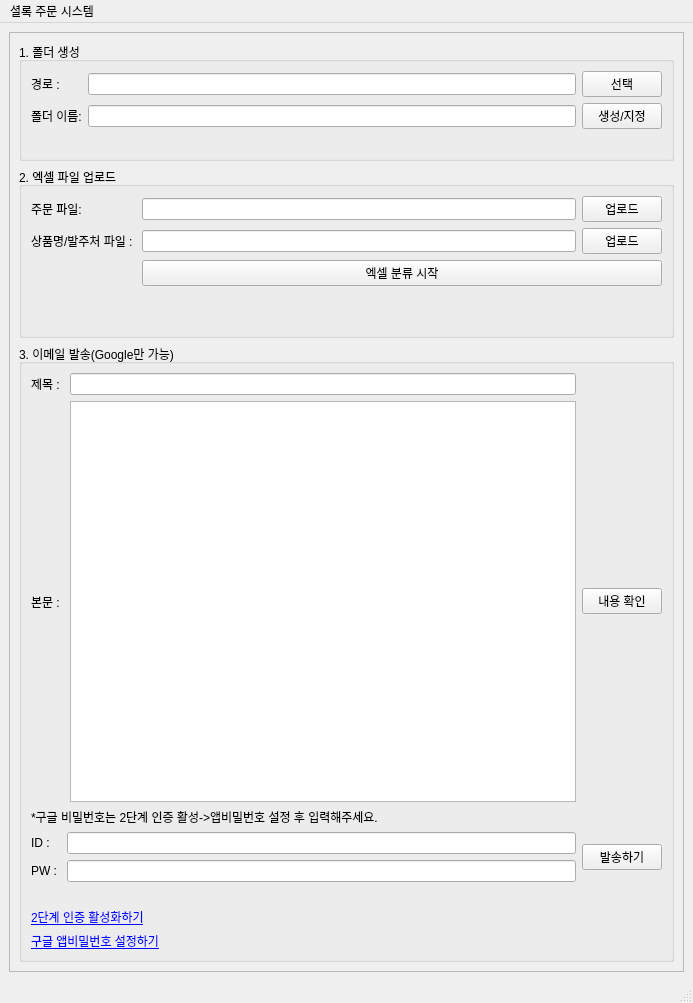
<?xml version="1.0" encoding="UTF-8"?>
<ui version="4.0">
 <class>MainWindow</class>
 <widget class="QMainWindow" name="MainWindow">
  <property name="geometry">
   <rect>
    <x>0</x>
    <y>0</y>
    <width>693</width>
    <height>1003</height>
   </rect>
  </property>
  <property name="windowTitle">
   <string>MainWindow</string>
  </property>
  <widget class="QWidget" name="centralwidget">
   <layout class="QHBoxLayout" name="horizontalLayout">
    <item>
     <widget class="QScrollArea" name="scrollArea">
      <property name="widgetResizable">
       <bool>true</bool>
      </property>
      <widget class="QWidget" name="scrollAreaWidgetContents">
       <property name="geometry">
        <rect>
         <x>0</x>
         <y>0</y>
         <width>665</width>
         <height>914</height>
        </rect>
       </property>
       <layout class="QVBoxLayout" name="verticalLayout_4">
        <item>
         <widget class="QGroupBox" name="groupBox">
          <property name="minimumSize">
           <size>
            <width>631</width>
            <height>0</height>
           </size>
          </property>
          <property name="title">
           <string>1. 폴더 생성</string>
          </property>
          <layout class="QVBoxLayout" name="verticalLayout_2">
           <item>
            <layout class="QGridLayout" name="gridLayout">
             <item row="0" column="1">
              <widget class="QLineEdit" name="lineEdit"/>
             </item>
             <item row="1" column="0">
              <widget class="QLabel" name="label_6">
               <property name="text">
                <string>폴더 이름:</string>
               </property>
              </widget>
             </item>
             <item row="0" column="0">
              <widget class="QLabel" name="label_5">
               <property name="text">
                <string>경로 : </string>
               </property>
              </widget>
             </item>
             <item row="1" column="1">
              <widget class="QLineEdit" name="lineEdit_2"/>
             </item>
             <item row="0" column="2">
              <widget class="QPushButton" name="pushButton">
               <property name="text">
                <string>선택</string>
               </property>
              </widget>
             </item>
             <item row="1" column="2">
              <widget class="QPushButton" name="pushButton_2">
               <property name="text">
                <string>생성/지정</string>
               </property>
              </widget>
             </item>
             <item row="2" column="0" colspan="3">
              <widget class="QLabel" name="label">
               <property name="text">
                <string/>
               </property>
              </widget>
             </item>
            </layout>
           </item>
          </layout>
         </widget>
        </item>
        <item>
         <widget class="QGroupBox" name="groupBox_2">
          <property name="title">
           <string>2. 엑셀 파일 업로드</string>
          </property>
          <layout class="QVBoxLayout" name="verticalLayout_3">
           <item>
            <layout class="QGridLayout" name="gridLayout_2">
             <item row="0" column="2">
              <widget class="QPushButton" name="pushButton_3">
               <property name="text">
                <string>업로드</string>
               </property>
              </widget>
             </item>
             <item row="1" column="2">
              <widget class="QPushButton" name="pushButton_4">
               <property name="text">
                <string>업로드</string>
               </property>
              </widget>
             </item>
             <item row="1" column="0">
              <widget class="QLabel" name="label_8">
               <property name="text">
                <string>상품명/발주처 파일 : </string>
               </property>
              </widget>
             </item>
             <item row="0" column="0">
              <widget class="QLabel" name="label_7">
               <property name="text">
                <string>주문 파일:</string>
               </property>
              </widget>
             </item>
             <item row="0" column="1">
              <widget class="QLineEdit" name="lineEdit_3"/>
             </item>
             <item row="1" column="1">
              <widget class="QLineEdit" name="lineEdit_4"/>
             </item>
             <item row="4" column="0" colspan="3">
              <widget class="QLabel" name="label_3">
               <property name="text">
                <string/>
               </property>
              </widget>
             </item>
             <item row="3" column="0" colspan="3">
              <widget class="QLabel" name="label_2">
               <property name="text">
                <string/>
               </property>
              </widget>
             </item>
             <item row="2" column="1" colspan="2">
              <widget class="QPushButton" name="pushButton_5">
               <property name="text">
                <string>엑셀 분류 시작</string>
               </property>
              </widget>
             </item>
            </layout>
           </item>
          </layout>
         </widget>
        </item>
        <item>
         <widget class="QGroupBox" name="groupBox_3">
          <property name="title">
           <string>3. 이메일 발송(Google만 가능)</string>
          </property>
          <layout class="QVBoxLayout" name="verticalLayout">
           <item>
            <layout class="QGridLayout" name="gridLayout_3">
             <item row="0" column="1">
              <widget class="QLineEdit" name="lineEdit_6"/>
             </item>
             <item row="0" column="0">
              <widget class="QLabel" name="label_10">
               <property name="text">
                <string>제목 : </string>
               </property>
              </widget>
             </item>
             <item row="1" column="2">
              <widget class="QPushButton" name="pushButton_6">
               <property name="text">
                <string>내용 확인</string>
               </property>
              </widget>
             </item>
             <item row="1" column="1">
              <widget class="QTextEdit" name="textEdit"/>
             </item>
             <item row="1" column="0">
              <widget class="QLabel" name="label_9">
               <property name="text">
                <string>본문 : </string>
               </property>
              </widget>
             </item>
            </layout>
           </item>
           <item>
            <widget class="QLabel" name="label_13">
             <property name="text">
              <string>*구글 비밀번호는 2단계 인증 활성-&gt;앱비밀번호 설정 후 입력해주세요.</string>
             </property>
            </widget>
           </item>
           <item>
            <layout class="QGridLayout" name="gridLayout_4">
             <item row="0" column="0">
              <widget class="QLabel" name="label_11">
               <property name="text">
                <string>ID : </string>
               </property>
              </widget>
             </item>
             <item row="1" column="0">
              <widget class="QLabel" name="label_12">
               <property name="text">
                <string>PW : </string>
               </property>
              </widget>
             </item>
             <item row="0" column="2" rowspan="2">
              <widget class="QPushButton" name="pushButton_8">
               <property name="text">
                <string>발송하기</string>
               </property>
              </widget>
             </item>
             <item row="0" column="1">
              <widget class="QLineEdit" name="lineEdit_8">
               <property name="text">
                <string/>
               </property>
              </widget>
             </item>
             <item row="1" column="1">
              <widget class="QLineEdit" name="lineEdit_9">
               <property name="text">
                <string/>
               </property>
              </widget>
             </item>
            </layout>
           </item>
           <item>
            <widget class="QLabel" name="label_4">
             <property name="text">
              <string/>
             </property>
            </widget>
           </item>
           <item>
            <widget class="QLabel" name="label_15">
             <property name="text">
              <string>
&lt;a href=&quot;https://myaccount.google.com/security&quot;&gt;2단계 인증 활성화하기&lt;/a&gt;
</string>
             </property>
            </widget>
           </item>
           <item>
            <widget class="QLabel" name="label_16">
             <property name="text">
              <string>&lt;a href=&quot;https://myaccount.google.com/apppasswords?pli=1&amp;rapt=AEjHL4MGn1uuY2b9MN59aT37kz-EQutjVXglLg6QrIU1_hbUUY5kx-AFjnh65AY8TuxSwhH5-OHIrL3dBwhG03wB4liVZ7tc9idroqMy3C1uYhGNw90g0kU&quot;&gt;구글 앱비밀번호 설정하기&lt;/a&gt;</string>
             </property>
            </widget>
           </item>
          </layout>
         </widget>
        </item>
       </layout>
      </widget>
     </widget>
    </item>
   </layout>
  </widget>
  <widget class="QStatusBar" name="statusbar"/>
  <widget class="QMenuBar" name="menubar">
   <property name="geometry">
    <rect>
     <x>0</x>
     <y>0</y>
     <width>693</width>
     <height>31</height>
    </rect>
   </property>
   <widget class="QMenu" name="menu">
    <property name="title">
     <string>셜록 주문 시스템</string>
    </property>
   </widget>
   <addaction name="menu"/>
  </widget>
 </widget>
 <resources/>
 <connections/>
</ui>
